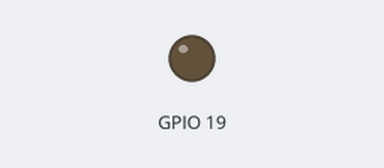
Bench run of a sketch on a simulated ESP32. On the bench: output pins drawn as LEDs (lit = HIGH). WiFi joins after 1.5 s; servers stay silent unless stated; what the sketch prints to the serial monitor is not drawn.

Above: at 0.0 s.
At 2.1 s:
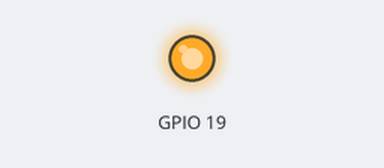
Timing chart, 0 to 3.6 s (numbered marks = the images above):
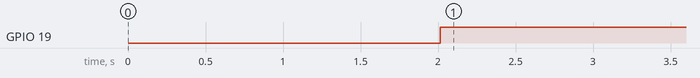

Measured:
- by itself, GPIO 19: LOW → HIGH at 2.0 s

The sketch:

Simple_esp32_rssi_monitor.ino
```cpp
#include <Arduino.h>
#include <WiFi.h>

// Replace placeholders with your actual network credentials locally
const char *ssid = "YOUR_WIFI_NAME";
const char *password = "YOUR_WIFI_PASSWORD";

void setup() {
  Serial.begin(115200);
  pinMode(19, OUTPUT);

  delay(10);

  WiFi.mode(WIFI_STA);
  WiFi.begin(ssid, password);

  while (WiFi.status() != WL_CONNECTED) {
    delay(500);
    Serial.print(".");
  }
  Serial.println("Connected.");
}

int averageRSSI() {
    int total = 0;

    for (int i=0; i<5; i++) {
      total = total + WiFi.RSSI();
      delay(100);
    }
    return total/5;
  }

void loop() {

  if (WiFi.status() == WL_CONNECTED){
    int rssi = WiFi.RSSI();
    int sRssi = averageRSSI();

    Serial.print("Raw Signal Strength(RSSI): ");
    Serial.println(rssi);

    Serial.print("Smoothed out Signal Strength(RSSI): ");
    Serial.println(sRssi);

    if (sRssi < -50) {
      digitalWrite(19, HIGH);
    } else {
      digitalWrite(19, LOW);
    }
  } else {
    WiFi.reconnect();
  }
  delay(1000);

}
```
